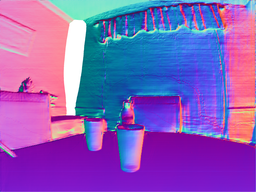
#> input picture images/right_small_normal.png, 256 x 192 px, shrunk from 2000 x 1500 before the run
$ python normal_segmentation.py
#> lines starting #> are read from the running program, lines starting #| are printed output that depends on the picture
import numpy as np
from scipy.ndimage import label

def group_normals(normal_map, angle_tolerance_degrees=10, connectivity=4):
    """
    Groups similar normals in the normal_map that are both directionally similar
    and spatially connected. Returns a labeled image where each region has a unique label.
    """
#> called with angle_tolerance_degrees = 15, connectivity = 4
    H, W, _ = normal_map.shape
#> H = 192; W = 256
    normals = normal_map.reshape(-1, 3)
    normals = normals / (np.linalg.norm(normals, axis=1, keepdims=True) + 1e-8)  # normalize

    # Step 1: Assign unique ID to each pixel
    unique_ids = np.arange(H * W).reshape(H, W)

    # Step 2: Precompute cosine threshold
    cos_thresh = np.cos(np.radians(angle_tolerance_degrees))

    # Step 3: Build mask of similar-normal neighbors
    mask = np.ones((H, W), dtype=bool)

    def similar(p1, p2):
        return np.dot(p1, p2) > cos_thresh

    # Prepare the output label map
    labels = -np.ones((H, W), dtype=np.int32)
    current_label = 0

    visited = np.zeros((H, W), dtype=bool)
    dirs = [(-1, 0), (1, 0), (0, -1), (0, 1)] if connectivity == 4 else [(-1, -1), (-1, 0), (-1, 1),
                                                                         (0, -1),           (0, 1),
                                                                         (1, -1), (1, 0),  (1, 1)]

    from collections import deque

    # Step 4: Flood fill with normal similarity
    for y in range(H):
        for x in range(W):
            if visited[y, x]:
                continue

            queue = deque()
            queue.append((y, x))
            visited[y, x] = True
            labels[y, x] = current_label
            n0 = normal_map[y, x] / (np.linalg.norm(normal_map[y, x]) + 1e-8)

            while queue:
                cy, cx = queue.popleft()
                for dy, dx in dirs:
                    ny, nx = cy + dy, cx + dx
                    if 0 <= ny < H and 0 <= nx < W and not visited[ny, nx]:
                        n1 = normal_map[ny, nx]
                        n1 = n1 / (np.linalg.norm(n1) + 1e-8)
                        if np.dot(n0, n1) > cos_thresh:
                            labels[ny, nx] = current_label
                            visited[ny, nx] = True
                            queue.append((ny, nx))

            current_label += 1
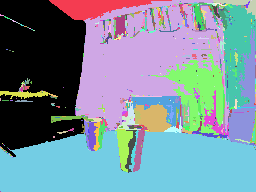
#> labels: shape (192, 256) int32; 879 distinct labels, from 0 to 878; one colour per label, 0 black
#> visited: shape (192, 256) bool; every value is 1
#> after the loop, current_label = 879

    return labels


def labels_to_color_image(labels, seed=42):
    """
    Converts a label map to an RGB image with random colors for each label.
    """
#> called with seed = 42
    np.random.seed(seed)  # For reproducibility

    unique_labels = np.unique(labels)
#> unique_labels = 879 values from 0 to 878
    num_labels = unique_labels.shape[0]
#> num_labels = 879

    # Generate a random color for each label (R, G, B in [0, 255])
    colors = np.random.randint(0, 256, size=(num_labels, 3), dtype=np.uint8)

    # Create a mapping from label to color
    label_to_color = {label: color for label, color in zip(unique_labels, colors)}
#> label_to_color = 879 items

    # Build the color image
    H, W = labels.shape
#> H = 192; W = 256
    color_image = np.zeros((H, W, 3), dtype=np.uint8)

    for label, color in label_to_color.items():
        color_image[labels == label] = color
#> this loop made 879 passes
#> color on passes 1 to 3: [102, 220, 225], [95, 179, 61], [234, 203, 92]
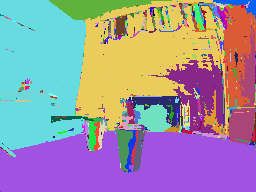
#> color_image: shape (192, 256, 3); mean of channels 0, 1, 2 155.9, 146.4, 162.5; drawn as R, G, B

    return color_image

from PIL import Image
normal_map_img = np.array(Image.open("images/right_small_normal.png")).astype(np.float32) / 255.0
labels = group_normals(normal_map_img, angle_tolerance_degrees=15)

# Generate color image
color_labels_img = labels_to_color_image(labels)

# Save or display
from PIL import Image
Image.fromarray(color_labels_img).save("right_segmented_labels.png")

# [6 lines of commented-out code are left out]
